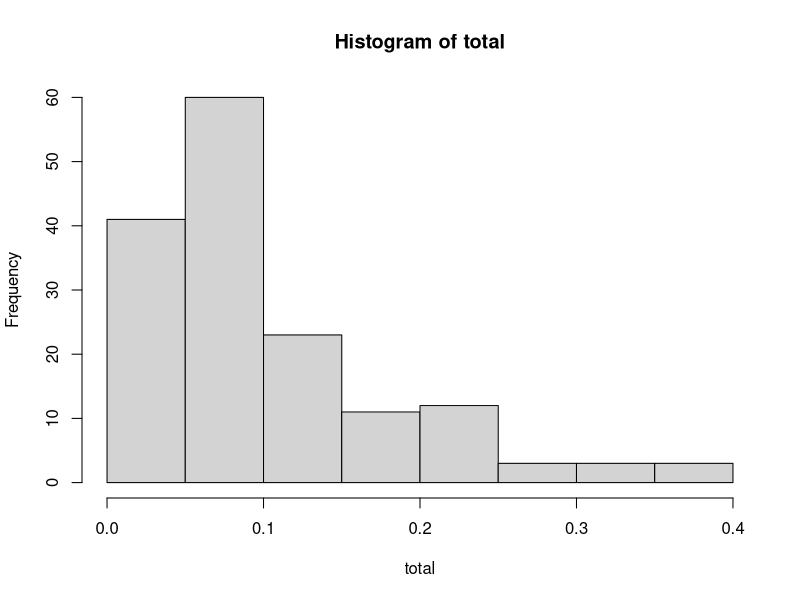
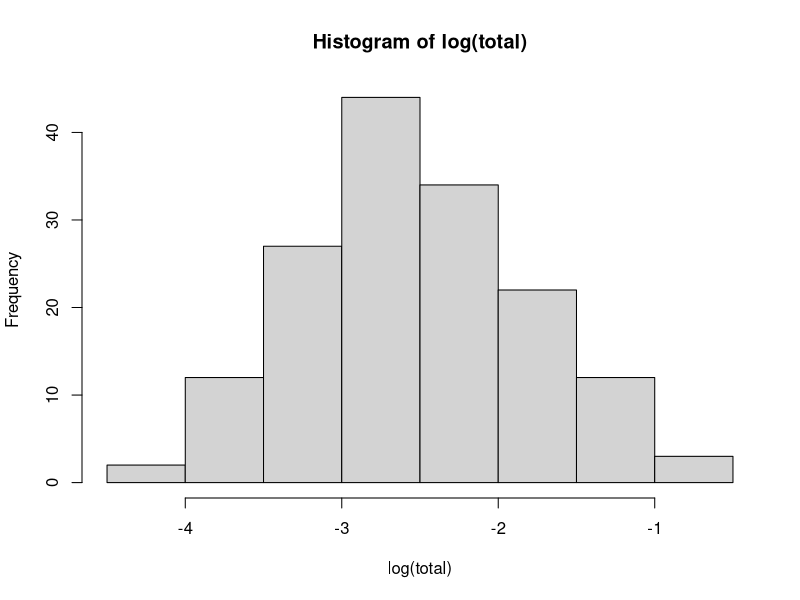
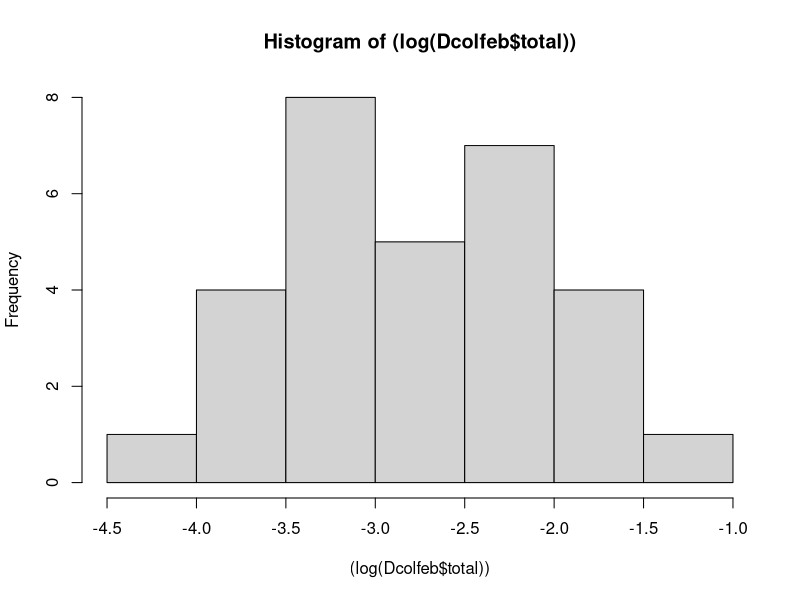
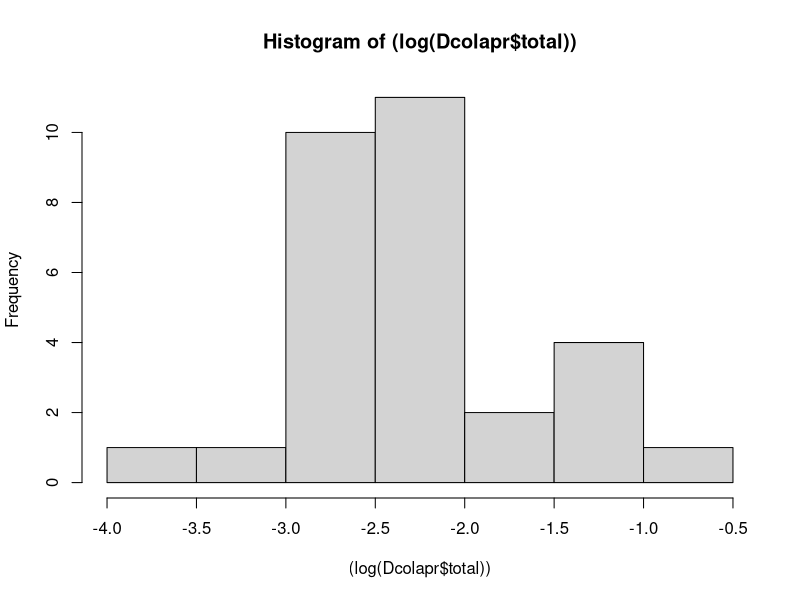
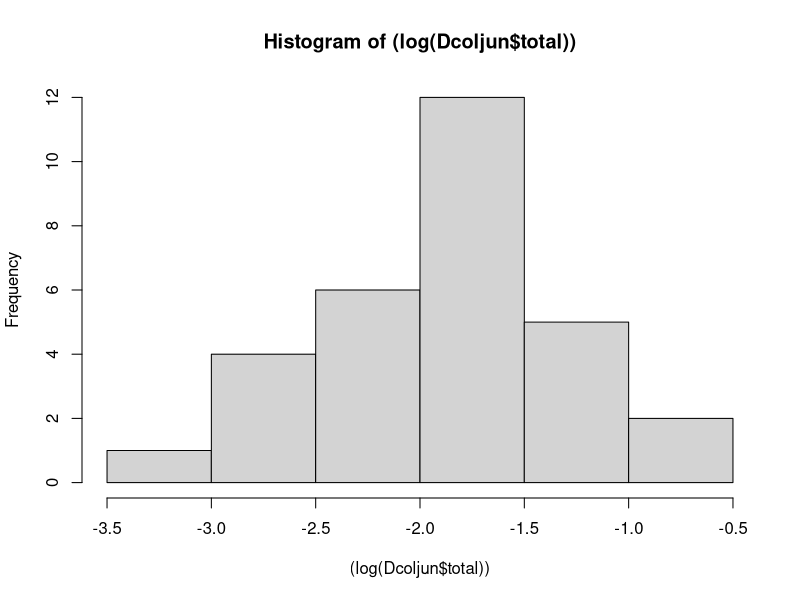
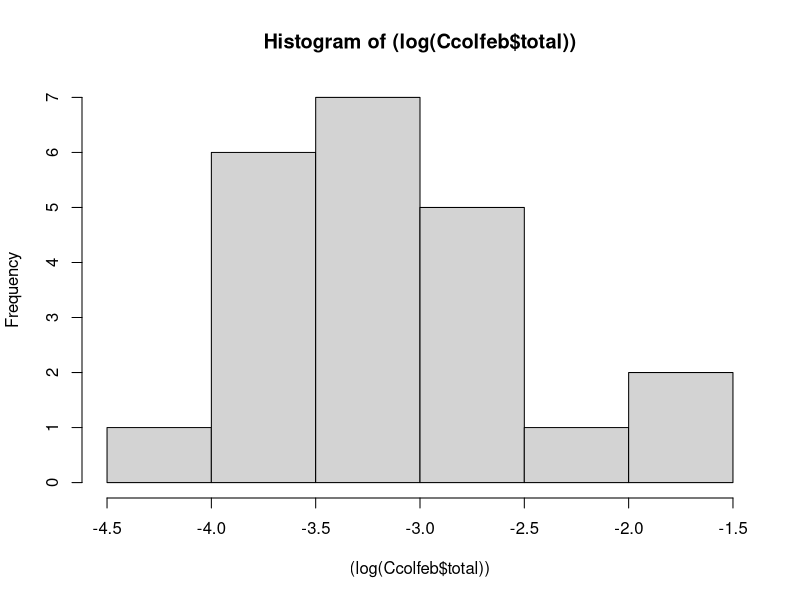
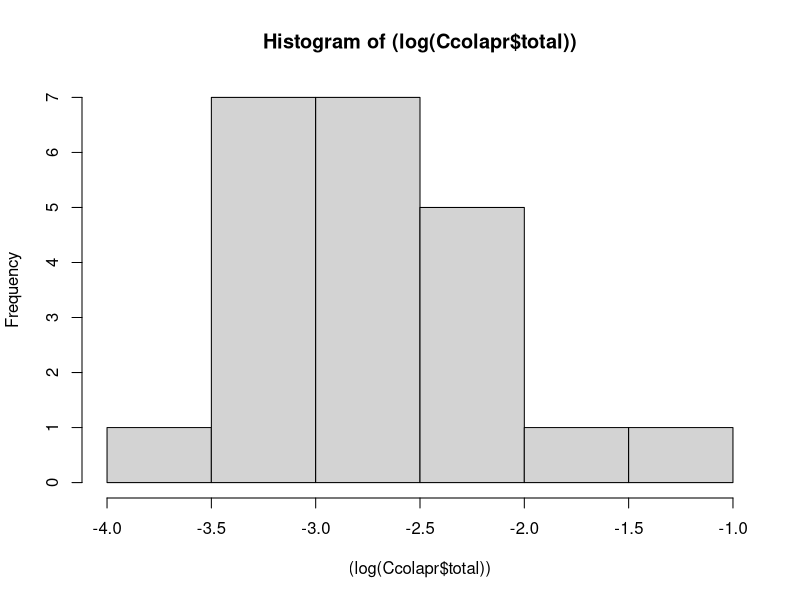
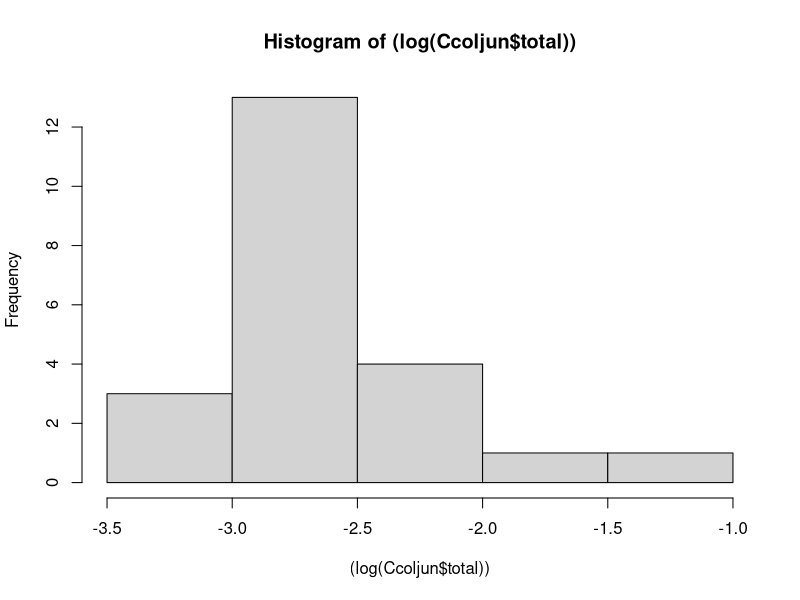

Here is the R script that generated these plots, in order:
data<-read.csv("PdamRwarming.csv",header=T)
data
summary(data)
attach(data)
hist(total)
hist(log(total))
#defining vars and separating data
Dcol<-subset(data,sym=="D")
Dcol
Ccol<-subset(data,sym=="C")
Ccol
Dcolfeb<-subset(Dcol,date=="feb")
Dcolapr<-subset(Dcol,date=="apr")
Dcoljun<-subset(Dcol,date=="jun")
Ccolfeb<-subset(Ccol,date=="feb")
Ccolapr<-subset(Ccol,date=="apr")
Ccoljun<-subset(Ccol,date=="jun")

#data exploration, assumption testing
#testing if logtotals grouped by sym and month are normal
shapiro.test((log(Dcolfeb$total)))
shapiro.test((log(Dcolapr$total)))
shapiro.test((log(Dcoljun$total)))
shapiro.test((log(Ccolfeb$total)))
shapiro.test((log(Ccolapr$total)))
shapiro.test((log(Ccoljun$total)))
#logtotals grouped by sym and month are all normal!!
#histograms of logtotals to look for outliers
hist((log(Dcolfeb$total)))
hist((log(Dcolapr$total)))
hist((log(Dcoljun$total)))
hist((log(Ccolfeb$total)))
hist((log(Ccolapr$total)))
hist((log(Ccoljun$total)))
#boxplots of logtotals to look for outliers
boxplot((log(Dcolfeb$total)))
boxplot((log(Dcolapr$total))) #possible outlier colony 775, apr
(log(Dcolapr$total)-mean(log(Dcolapr$total)))/sd(log(Dcolapr$total))
#colony 775, apr--value is 2.09 standard deviations above mean, not removed from dataset
boxplot((log(Dcoljun$total)))
boxplot((log(Ccolfeb$total)))
boxplot((log(Ccolapr$total)))
boxplot((log(Ccoljun$total)))  #possible outlier colony 791, jun
(log(Ccoljun$total)-mean(log(Ccoljun$total)))/sd(log(Ccoljun$total))  #colony 791, jun--value is 2.92 standard deviations above mean
#DID NOT REMOVE OUTLIERS because no real justification

plot(log(total)~time)


#Changes over time
changesdata<-read.csv("PdamRwarming_changes.csv")
attach(changesdata)
changesdata
hist(relchange)
boxplot(febtotal) 
hist(log(febtotal))		#DOES X VARIABLE NEED TO BE NORMAL???
plot(relchange~log(febtotal))
fullmodel<-lm(relchange~log(febtotal)*sym)
summary(fullmodel) #interaction between initial density and symbiont n.s., so remove
ancovamodel<-lm(relchange~log(febtotal)+sym) #"complete ANCOVA model"
summary(ancovamodel)
plot(ancovamodel$residuals~ancovamodel$fitted.values)
#now fit two models separately to calculate adjusted means
Ccoldata<-changesdata[sym=="C",]
Dcoldata<-changesdata[sym=="D",]
Ccolmodel<-lm(relchange~log(febtotal),data=Ccoldata)
summary(Ccolmodel)
Dcolmodel<-lm(relchange~log(febtotal),data=Dcoldata)
summary(Dcolmodel)

#examine residuals of the two linear models
plot(residuals(Ccolmodel)~Ccolmodel$fitted.values)
plot(residuals(Ccolmodel)~log(febtotal),data=Ccoldata)
boxplot(residuals(Ccolmodel))
hist(residuals(Ccolmodel))
qqnorm(residuals(Ccolmodel))
qqline(residuals(Ccolmodel))
shapiro.test(residuals(Ccolmodel))
cdC<-cooks.distance(Ccolmodel)
plot(cdC~log(febtotal),data=Ccoldata,ylim=c(0,.3))
abline(h=4/21,lty=2)
#Ccolmodel residuals look good
plot(residuals(Dcolmodel)~Dcolmodel$fitted.values)
plot(residuals(Dcolmodel)~log(febtotal),data=Dcoldata)
boxplot(residuals(Dcolmodel))
hist(residuals(Dcolmodel))
qqnorm(residuals(Dcolmodel))
qqline(residuals(Dcolmodel))
shapiro.test(residuals(Dcolmodel))
cdD<-cooks.distance(Dcolmodel)
plot(cdD~log(febtotal),data=Dcoldata,ylim=c(0,.35))
abline(h=4/30,lty=2)
identify(log(febtotal)[sym=="D"],cdD,Dcoldata$colony)


#now calculate adjusted means using equations of each individual model with overall mean value for X (mean log(febtotal))

Ccolmodel$coefficients; Dcolmodel$coefficients
summary(log(febtotal))
Dcoldata
mean(relchange[sym=="C"]) #unadjusted mean
mean(relchange[sym=="D"]) #unadjusted mean
summary(relchange)
#plotting…
plot(relchange~log(febtotal),data=Ccoldata,pch=1,xlim=c(-4.1,-1.4),ylim=c(-0.5,1.2))
points(relchange~log(febtotal),data=Dcoldata,pch=19)
lines(predict(Ccolmodel)~log(febtotal),lty=4,data=Ccoldata)
lines(predict(Dcolmodel)~log(febtotal),data=Dcoldata)
abline(h=0,lty=2)



#model relating juntotal to febtotal
plot(juntotal~febtotal,data=changesdata) #looks like data needs transformation
plot(log(juntotal)~log(febtotal),data=changesdata)     #transformed data look appropriate for regression
summary(lm(log(juntotal)~log(febtotal)))
fullmodel<-lm(log(juntotal)~log(febtotal)*sym,data=changesdata)
summary(fullmodel)	#interaction n.s., go to complete ancova model
ancovamodel<-lm(juntotal~febtotal+sym,data=changesdata)
summary(ancovamodel)	#sym coefficient significant, log(febtotal) coeff (=slope) needs to be tested against 1…
						#t=(0.1580-1)/0.1523=-5.529 = significant (compared to t[.95,52]=1.675ish)
#make individual models for C and D
Cmodel<-lm(log(juntotal)~log(febtotal),data=changesdata[sym=="C",])
summary(Cmodel)	#t=(0.1580-1)/.1347=-6.251   SLOPE IS LESS THAN 1
Dmodel<-lm(log(juntotal)~log(febtotal),data=changesdata[sym=="D",])
summary(Dmodel)	#t=(0.4295-1)/.1252=-4.557	SLOPE IS LESS THAN 1
#examine C model residuals and leverage
plot(residuals(Cmodel)~Cmodel$fitted.values)
plot((residuals(Cmodel)-mean(residuals(Cmodel)))/sd(residuals(Cmodel))~Cmodel$fitted.values,ylim=c(-3,3),xlab="Fitted values",ylab="Standardized Residuals")
abline(h=0,lty=2)
qqnorm(residuals(Cmodel))
qqline(residuals(Cmodel))
hist(residuals(Cmodel))
shapiro.test(residuals(Cmodel))
plot(cooks.distance(Cmodel)~Cmodel$fitted.values)
abline(h=4/22,lty=2)
#examine D model residuals
plot(residuals(Dmodel)~Dmodel$fitted.values)
plot((residuals(Dmodel)-mean(residuals(Dmodel)))/sd(residuals(Dmodel))~Dmodel$fitted.values,ylim=c(-3,3),xlab="Fitted values",ylab="Standardized Residuals")
abline(h=0,lty=2)
qqnorm(residuals(Dmodel))
qqline(residuals(Dmodel))
hist(residuals(Dmodel))
shapiro.test(residuals(Dmodel))
plot(cooks.distance(Dmodel)~Dmodel$fitted.values)
abline(h=4/30,lty=2)
#plotting
plot(log(juntotal)~log(febtotal),data=changesdata[sym=="D",],xlim=c(-4,-1),ylim=c(-4,-1),pch=20,xlab="Feb. Density",ylab="June Density")
points(log(juntotal)~log(febtotal),data=changesdata[sym=="C",])
lines(predict(Dmodel)~log(febtotal),data=changesdata[sym=="D",])
lines(predict(Cmodel)~log(febtotal),data=changesdata[sym=="C",],lty=2)
abline(coef=c(0,1),lty=1)